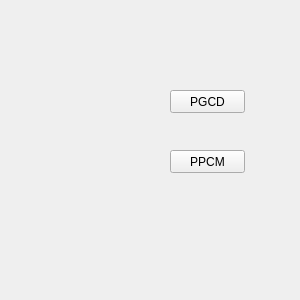
<?xml version="1.0" encoding="UTF-8"?>
<ui version="4.0">
 <class>Form</class>
 <widget class="QWidget" name="Form">
  <property name="geometry">
   <rect>
    <x>0</x>
    <y>0</y>
    <width>300</width>
    <height>300</height>
   </rect>
  </property>
  <property name="minimumSize">
   <size>
    <width>300</width>
    <height>300</height>
   </size>
  </property>
  <property name="maximumSize">
   <size>
    <width>300</width>
    <height>300</height>
   </size>
  </property>
  <property name="windowTitle">
   <string>MENU</string>
  </property>
  <property name="windowIcon">
   <iconset>
    <normaloff>../../Program Files (x86)/Microsoft Office/CLIPART/PUB60COR/AG00021_.GIF</normaloff>../../Program Files (x86)/Microsoft Office/CLIPART/PUB60COR/AG00021_.GIF</iconset>
  </property>
  <widget class="QPushButton" name="pgcd">
   <property name="geometry">
    <rect>
     <x>170</x>
     <y>90</y>
     <width>75</width>
     <height>23</height>
    </rect>
   </property>
   <property name="text">
    <string>PGCD</string>
   </property>
  </widget>
  <widget class="QPushButton" name="ppcm">
   <property name="geometry">
    <rect>
     <x>170</x>
     <y>150</y>
     <width>75</width>
     <height>23</height>
    </rect>
   </property>
   <property name="text">
    <string>PPCM</string>
   </property>
  </widget>
  <widget class="QLabel" name="label">
   <property name="geometry">
    <rect>
     <x>20</x>
     <y>20</y>
     <width>141</width>
     <height>231</height>
    </rect>
   </property>
   <property name="text">
    <string/>
   </property>
   <property name="pixmap">
    <pixmap>../../Program Files (x86)/Microsoft Office/CLIPART/PUB60COR/AG00004_.GIF</pixmap>
   </property>
   <property name="scaledContents">
    <bool>true</bool>
   </property>
  </widget>
 </widget>
 <resources/>
 <connections/>
</ui>
